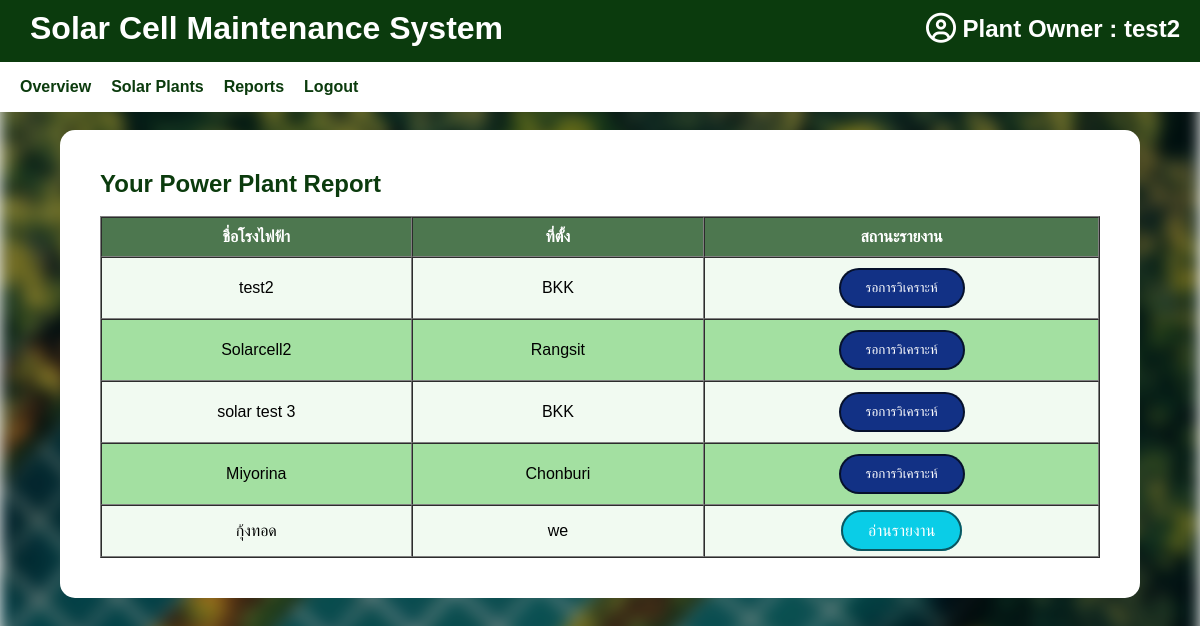
The page /plant/report/ (signed in) on the database its author committed.
### accounts/models.py (models this page shows, shortened)
class CustomUser(AbstractUser):
    ROLE_CHOICES = [
        ("site_admin", "Site Admin"),     # ผู้ดูแลเว็บไซต์
        ("plant_owner", "Plant Owner"),
        ("data_analyst", "Data Analyst"),
        ("drone_controller", "Drone Controller"),
    ]
    role = models.CharField(max_length=20, choices=ROLE_CHOICES, default="plant_owner")

### plant/models.py (models this page shows, shortened)
class SolarPlant(models.Model):
    name = models.CharField(max_length=255, verbose_name="ชื่อโรงไฟฟ้า")
    location = models.CharField(max_length=255, verbose_name="ที่ตั้งโรงไฟฟ้า")
    latitude = models.FloatField(verbose_name="ละติจูด", null=True, blank=True)
    longitude = models.FloatField(verbose_name="ลองจิจูด", null=True, blank=True)
    owner = models.ForeignKey(
        settings.AUTH_USER_MODEL,
        on_delete=models.CASCADE,
        related_name='plants',
        verbose_name="เจ้าของโรง"
    )
    installed_capacity_kw = models.DecimalField(
        max_digits=10, decimal_places=2,
        null=True, blank=True,
        verbose_name="กำลังการผลิต (kW)"
    )
    description = models.TextField(blank=True, verbose_name="รายละเอียดเพิ่มเติม")
    created_at = models.DateTimeField(auto_now_add=True)
    data_analyst = models.ForeignKey(
        settings.AUTH_USER_MODEL,
        on_delete=models.SET_NULL,
        null=True, blank=True,
        limit_choices_to={'role': 'data_analyst'},
        related_name='assigned_analyst_plants',
        verbose_name="นักวิเคราะห์ข้อมูล"
    )
    drone_controller = models.ForeignKey(
        settings.AUTH_USER_MODEL,
        on_delete=models.SET_NULL,
        null=True, blank=True,
        limit_choices_to={'role': 'drone_controller'},
        related_name='assigned_drone_plants',
        verbose_name="ผู้ควบคุมโดรน"
    )

### plant/views.py (the view)
# urls.py: path('report/', views.plant_report_view, name='plant_report'),
@login_required
def plant_report_view(request):
    plants = SolarPlant.objects.filter(owner=request.user)
    plant_reports = []
    for plant in plants:
        report = InspectionReport.objects.filter(plant=plant, is_analyzed=True).last()
        plant_reports.append({
            'plant': plant,
            'report_ready': report is not None,
            'report': report
        })
    context = {'plant_reports': plant_reports}
    return render(request, 'dashboard/plant_report.html', context)

### templates/dashboard/plant_report.html (shortened to what this page needs)
{% extends 'dash.html' %}
{% load static %}
{% block class_name %}upload-form-container{% endblock %}
{% block content %}
<h2 class="upload-title">Your Power Plant Report</h2>
<br>
<table border="1" cellpadding="10" cellspacing="0" style="width:100%; background:white; color:black;">
    <thead style="background:#0b3b0d; color:white;">
        <tr>
            <th>ชื่อโรงไฟฟ้า</th>
            <th>ที่ตั้ง</th>
            <th>สถานะรายงาน</th>
        </tr>
    </thead>
    <tbody>
        {% for item in plant_reports %}
        <tr class = "plant-wide">
            <td>{{ item.plant.name }}</td>
            <td>{{ item.plant.location }}</td>
            <td>
                {% if item.report_ready %}
                    <a href="{% url 'view_report' item.report.id %}" class="btn-cyan">อ่านรายงาน</a>
                {% else %}
                    <button class="btn-blue" disabled>รอการวิเคราะห์</button>
                {% endif %}
            </td>
        </tr>
        {% empty %}
        <tr>
            <td colspan="4" class="text-center">ไม่มีโรงไฟฟ้าในระบบ</td>
        </tr>
        {% endfor %}
    </tbody>
</table>
{% endblock %}

### templates/dash.html (shortened to what this page needs)
{% load static %}
<!DOCTYPE html>
<html lang="en">
<head>
    <link rel="stylesheet" href="{% static 'css/style.css' %}">
    <link rel="stylesheet" href="https://cdnjs.cloudflare.com/ajax/libs/font-awesome/6.5.0/css/all.min.css">
</head>
<body class="dash">
    <header>
    <div class="header-top">
        <h1>Solar Cell Maintenance System</h1>
        <h2 class="user-info" style="position: absolute; top: 15px; right: 20px; font-weight: bold; color: white;">
            <i class="fa-regular fa-circle-user fa-lg" style="color: #ffffff;"></i> {{ request.user.get_role_display|default:request.user.role|capfirst }} : {{ request.user.username }}
        </h2>
    </div>
    {% block navbar %}
    <nav class="navbar">
        {% if request.user.role == 'plant_owner' %}
            {% include 'navbars/navbar_plant_owner.html' %}
        {% elif request.user.role == 'data_analyst' %}
            {% include 'navbars/navbar_data_analyst.html' %}
        {% elif request.user.role == 'drone_controller' %}
            {% include 'navbars/navbar_drone_controller.html' %}
        {% endif %}
    </nav>
    {% endblock %}
    </header>
    <div class="{% block class_name %}dash-container{% endblock %}">
        {% block content %}
        {% endblock %}
    </div>
</body>
</html>

### static/css/style.css (style rules this page uses)
body.dash { position: relative; margin: 0; padding: 0; min-height: 100vh; font-family: 'Arial', sans-serif; }
body.dash::before { content: ''; position: fixed; pointer-events: none; top: 0; left: 0; width: 100%; height: 100%; background-image: url("/static/images/solar-bg.jpg"); background-size: cover; background-position: center; background-repeat: no-repeat; filter: blur(8px) brightness(0.7); z-index: -1; }
.dash header { background-color: rgb(11, 59, 13); display: flex; flex-direction: column; align-items: stretch; padding: 0; position: fixed; top: 0; left: 0; width: 100%; z-index: 1000; box-shadow: 0px 2px 5px rgba(0, 0, 0, 0.1); }
.header-top { display: flex; justify-content: space-between; align-items: center; padding: 10px 30px; background-color: rgb(11, 59, 13); color: white; }
.navbar { background-color: rgb(255, 255, 255); color: rgb(11, 59, 13); display: flex; justify-content: flex-start; padding: 5px 20px; align-items: center; margin: 0; position: relative; top: 5px; width: 100%; height: 40px; }
.dash h1 { color: rgb(255, 255, 255); margin: 0; }
.dash h2 { color: rgb(11, 59, 13); margin: 0; }
.upload-form-container { background: white; padding: 40px; border-radius: 15px; max-width: 1000px; margin: 130px auto 40px auto; display: flex; flex-direction: column; }
.upload-title { color: #0b3b0d; margin-bottom: 30px; }
.btn-blue { text-decoration: none; padding: 10px 25px; border-radius: 25px; background: #123185; border: 2px solid #010303af; color: white; }
.btn-cyan { text-decoration: none; padding: 10px 25px; border-radius: 25px; background: #0acde7; border: 2px solid #0e2124af; color: white; cursor: pointer; }
tr.plant-wide td { text-align: center; width: 15px; height: 30px; }
table tr:nth-child(even) { background-color: #a3e0a1; }
table tr:nth-child(odd) { background-color: #d4f0d454; }
td, th { text-align: center; vertical-align: middle; }

### rows shown on the page
CustomUser: user.role "Plant Owner", user.username "test2"
SolarPlant: plant.name "test2", plant.location "BKK", shows "รอการวิเคราะห์"
SolarPlant: plant.name "Solarcell2", plant.location "Rangsit", shows "รอการวิเคราะห์"
SolarPlant: plant.name "solar test 3", plant.location "BKK", shows "รอการวิเคราะห์"
SolarPlant: plant.name "Miyorina", plant.location "Chonburi", shows "รอการวิเคราะห์"
SolarPlant: plant.name "กุ้งทอด", plant.location "we", shows "อ่านรายงาน"
